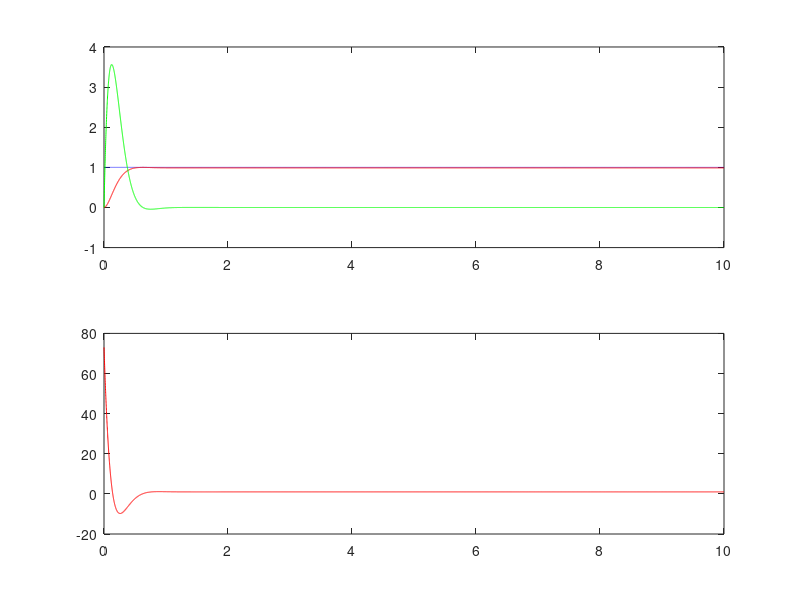
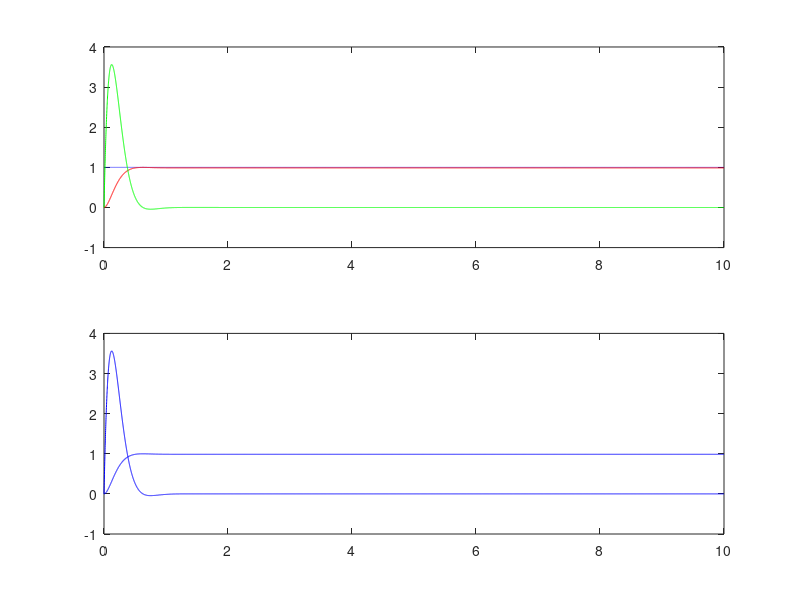

Here is the MATLAB script that generated these plots, in order:
A=[0 1;-1 -1]; B=[0; 1]; C=[1 0]; D=C*B*0;

cm=ctrb(A,B); rank(cm) %check 2
om=obsv(A,C); rank(om) %check 2

% feedback model
p=[-7+5j, -7-5j];
K=place(A,B,p);
clp_evalues=eig(A-B*K) %check with p

% observer model
p=[-30+20j -30-20j];
L=place(A',C',p)'
eig(A-L*C) %check with p

Nx=[1; 0]; %dimension correction
% feedback sys
Acl=A-B*K;
Bcl=B*K*Nx;
Ccl=C;
Dcl=D*K*Nx;
Gcl=ss(Acl,Bcl,Ccl,Dcl);

% observer sys
Aov=A-L*C;
Bov=[B L];
Cov=eye(2);
Dov=Cov*Bov*0;
Gov=ss(Aov,Bov,Cov,Dov);

% step input(reference)
t=0:0.001:10;
r=ones(length(t),1);

% simulation with feedback sys
[y,t,x]=lsim(Gcl,r,t); 

u=K*(Nx-x'); %복구
% simulation with observer sys
[x_hat,t,xx]=lsim(Gov,[u;y'],t); 

figure(1);
subplot(2,1,1)
plot(t,r,'b-.',t,x(:,1),'r-',t,x(:,2),'g')
subplot(2,1,2)
plot(t,u,'r-')

figure(2);
subplot(2,1,1)
plot(t,r,'b-.',t,xx(:,1),'r-',t,xx(:,2),'g')
subplot(2,1,2)
plot(t,x_hat,'b-')